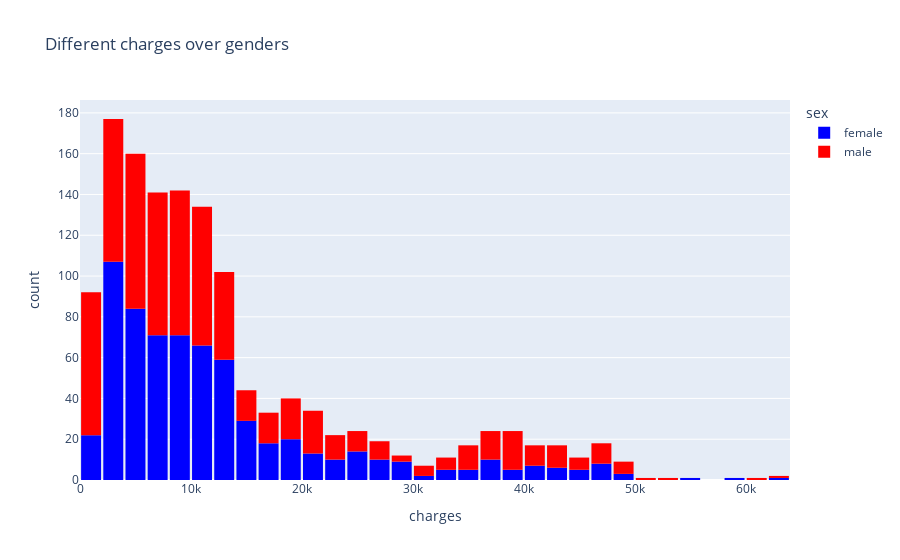

The notebook cell saved with this chart:
### Markdown cell above
- For most customers, the annual medical charges are under $10,000. Only a small fraction of customer have higher medical expenses, possibly due to accidents, major illnesses and genetic diseases. The distribution follows a "power law"

- There is a significant difference in medical expenses between smokers and non-smokers. While the median for non-smokers is $7300, the median for smokers is close to \$35,000.

### Code cell
fig = px.histogram(df,
                   x='charges',
                   color='sex',
                   color_discrete_sequence=["blue", "red"],
                   title='Different charges over genders'

                   )
fig.update_layout(bargap=0.1)
fig.show()

### Figure 1 — Plotly figure (JSON) as saved in the notebook; plotly's stock layout.template omitted (floating-point values rounded to 4 significant figures; data arrays with more than 128 entries replaced by an {"elided": "..."} marker saying what was removed)
{"data": [{"alignmentgroup": "True", "bingroup": "x", "hovertemplate": "sex=female<br>charges=%{x}<br>count=%{y}<extra></extra>", "legendgroup": "female", "marker": {"color": "blue", "pattern": {"shape": ""}}, "name": "female", "offsetgroup": "female", "orientation": "v", "showlegend": true, "type": "histogram", "x": {"elided": "662 float values"}, "xaxis": "x", "yaxis": "y"}, {"alignmentgroup": "True", "bingroup": "x", "hovertemplate": "sex=male<br>charges=%{x}<br>count=%{y}<extra></extra>", "legendgroup": "male", "marker": {"color": "red", "pattern": {"shape": ""}}, "name": "male", "offsetgroup": "male", "orientation": "v", "showlegend": true, "type": "histogram", "x": {"elided": "676 float values"}, "xaxis": "x", "yaxis": "y"}], "layout": {"bargap": 0.1, "barmode": "relative", "legend": {"title": {"text": "sex"}, "tracegroupgap": 0}, "title": {"text": "Different charges over genders"}, "xaxis": {"anchor": "y", "domain": [0, 1], "title": {"text": "charges"}}, "yaxis": {"anchor": "x", "domain": [0, 1], "title": {"text": "count"}}}}
